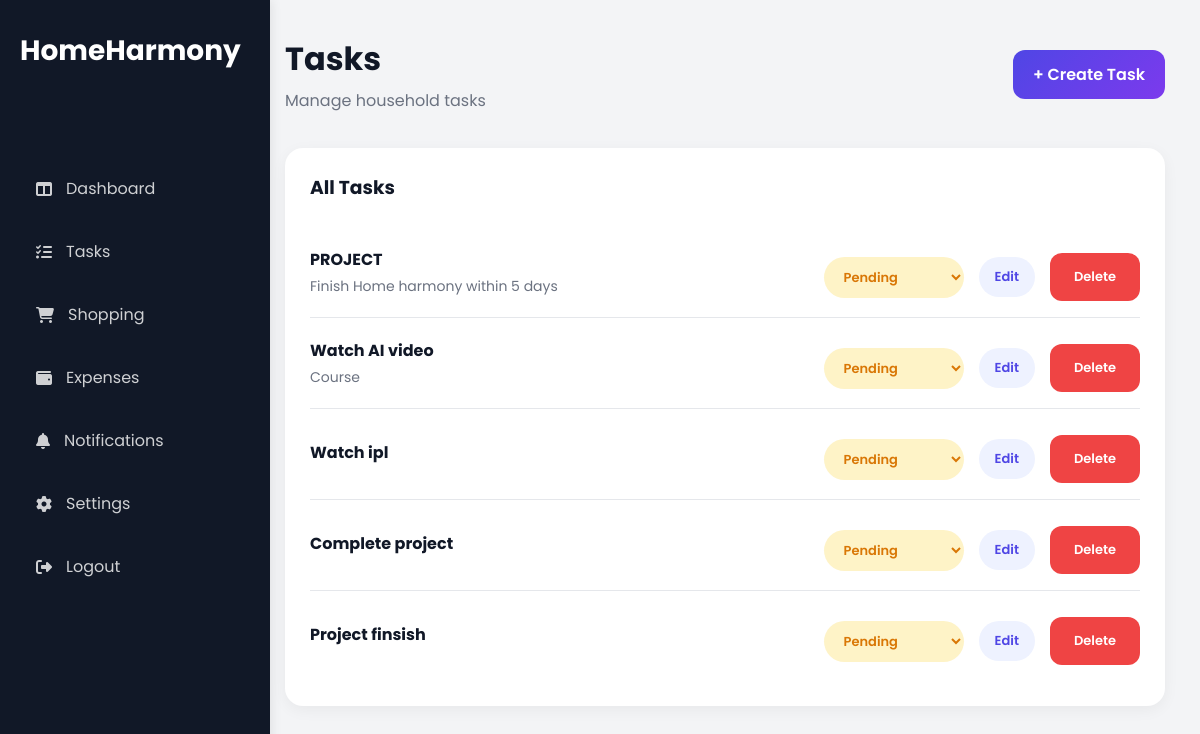
The app's page /tasks (signed in) with its own data.
### app/models/task_model.py (models this page shows)
class Task(db.Model):
    __tablename__ = "tasks"
    id = db.Column(
        db.Integer,
        primary_key=True
    )
    title = db.Column(
        db.String(200),
        nullable=False
    )
    description = db.Column(
        db.Text
    )
    status = db.Column(
        db.String(30),
        default="Pending"
    )
    household_id = db.Column(
        db.Integer,
        db.ForeignKey("households.id"),
        nullable=False
    )
    assigned_to = db.Column(
        db.Integer,
        db.ForeignKey("users.id"),
        nullable=False
    )
    created_at = db.Column(
        db.DateTime,
        server_default=db.func.now()
    )
    priority = db.Column(
    db.String(20),
    default="Medium"
)

### app/tasks/routes.py (the view)
@tasks_bp.route("/tasks")
@login_required
def task_list():
    tasks = Task.query.filter_by(
        household_id=current_user.household_id
    ).all()
    return render_template(
        "tasks/task_list.html",
        tasks=tasks
    )

### app/models/user_model.py (called while the page is built)
@login_manager.user_loader
def load_user(user_id):
    return User.query.get(int(user_id))

### app/templates/tasks/task_list.html (shortened to what this page needs)
{% extends "layout/base.html" %}
{% block content %}
<div class="topbar">
    <div>
        <h1>
            Tasks
        </h1>
        <p>
            Manage household tasks
        </p>
    </div>
    <a
        href="/create-task"
        class="btn-primary">
        + Create Task
    </a>
</div>
<div class="card">
    <div class="card-header">
        <h3>
            All Tasks
        </h3>
    </div>
    {% if tasks %}
         {% for task in tasks %}
<div class="task-item">
<div>
    <h4>
        {{ task.title }}
    </h4>
    <p>
        {{ task.description }}
    </p>
</div>
<div class="task-actions">
    <form
    action="{{ url_for('tasks.update_task_status', task_id=task.id) }}"
    method="POST">
        <select
        name="status"
        class="status-select
        {% if task.status == 'Pending' %}
            pending-status
        {% elif task.status == 'In Progress' %}
            progress-status
        {% else %}
            completed-status
        {% endif %}"
        onchange="this.form.submit()">
            <option
            value="Pending"
            {% if task.status == "Pending" %}
            selected
            {% endif %}>
                Pending
            </option>
        </select>
    </form>
    <a
href="{{ url_for('tasks.edit_task',
task_id=task.id) }}"
class="edit-btn">
Edit
</a>
    <a
    href="{{ url_for('tasks.delete_task', task_id=task.id) }}"
    class="delete-btn"
    onclick="return confirm('Are you sure you want to delete this task?')">
        Delete
    </a>
</div>
</div>
{% endfor %}
    {% else %}
        <p>
            No tasks created yet.
        </p>
    {% endif %}
</div>
{% endblock %}

### app/static/css/dashboard.css (style rules this page uses)
* { margin: 0; padding: 0; box-sizing: border-box; font-family: "Poppins", sans-serif; }
body { background: #f3f4f6; }
.topbar { display: flex; justify-content: space-between; align-items: center; margin-bottom: 35px; }
.topbar h1 { font-size: 32px; color: #111827; }
.topbar p { color: #6b7280; margin-top: 5px; }
.card { background: white; border-radius: 18px; padding: 25px; box-shadow: 0 4px 15px rgba(0,0,0,0.05); }
.card-header { display: flex; justify-content: space-between; align-items: center; margin-bottom: 25px; }
.card-header h3 { color: #111827; }
.task-item, .expense-item { display: flex; justify-content: space-between; align-items: center; padding: 16px 0; border-bottom: 1px solid #e5e7eb; }
.task-item:last-child, .expense-item:last-child { border-bottom: none; }
.task-item h4, .expense-item h4 { color: #111827; margin-bottom: 4px; }
.task-item p, .expense-item p { color: #6b7280; font-size: 14px; }
.btn-primary { text-decoration:none; padding:12px 20px; border-radius:12px; color:white; font-weight:600; background: linear-gradient( 135deg, #4f46e5, #7c3aed ); }
.task-actions { display:flex; justify-content:flex-end; gap:15px; }
.status-select { border:none; border-radius:999px; padding:10px 18px; font-size:13px; font-weight:600; cursor:pointer; outline:none; min-width:140px; appearance:auto; }
.pending-status { background:#FEF3C7; color:#D97706; }
.task-actions { display:flex; align-items:center; gap:12px; }
.delete-btn { text-decoration:none; background:#fee2e2; color:#dc2626; padding:10px 16px; border-radius:999px; font-size:13px; font-weight:600; transition:.3s; }
.status-select { border:none; border-radius:999px; padding:10px 16px; font-size:13px; font-weight:600; cursor:pointer; min-width:140px; }
.edit-btn { text-decoration:none; background:#EEF2FF; color:#4F46E5; padding:10px 16px; border-radius:999px; font-size:13px; font-weight:600; }
.task-actions { display:flex; justify-content:flex-end; gap:15px; margin-top:10px; }
.delete-btn { text-decoration:none; background:#FEE2E2; color:#DC2626; padding:10px 16px; border-radius:999px; font-size:13px; font-weight:600; }
.delete-btn { background:#ef4444; color:white; text-decoration:none; padding:14px 24px; border-radius:12px; display:flex; align-items:center; justify-content:center; gap:10px; font-weight:600; }

### records on screen
Task: title "PROJECT", description "Finish Home harmony within 5 days", status "Pending"
Task: title "Watch AI video", description "Course", status "Pending"
Task: title "Watch ipl", status "Pending"
Task: title "Complete project", status "Pending"
Task: title "Project finsish", status "Pending"
